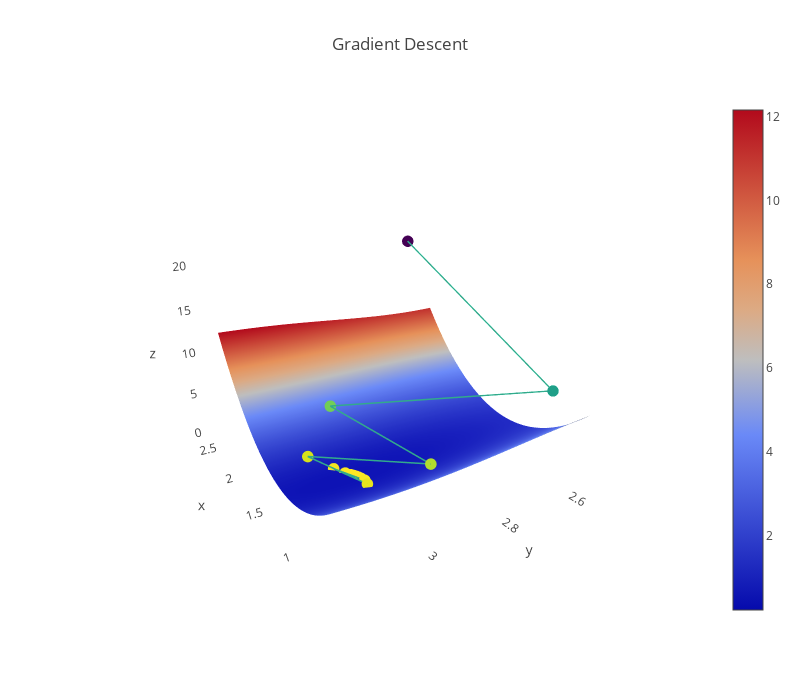

Source (notebook cell):
### Code cell
# Run me to see a 3D plot (gradient descent with static alpha)
plot_3d(ts[:, 0], ts[:, 1], loss, average_squared_loss, sin_model, x, y)
